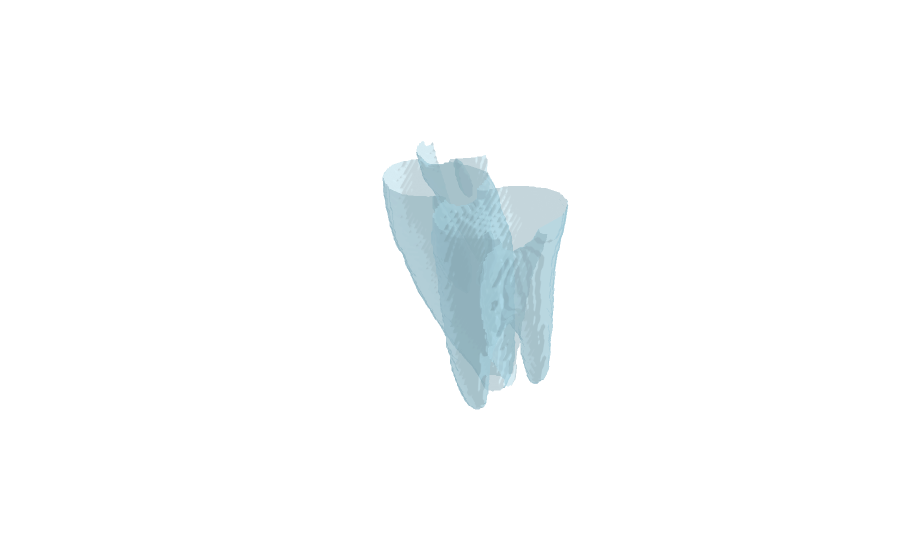
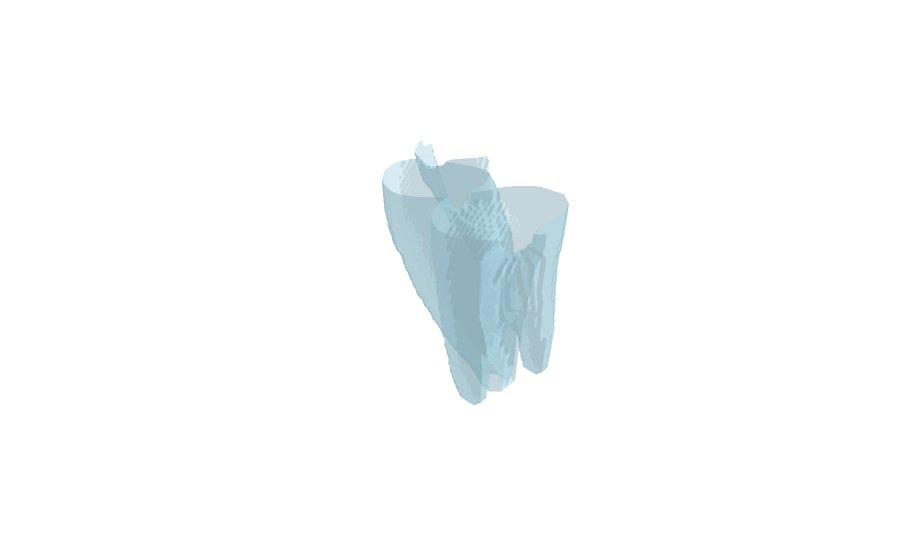

Write notebook code for charts like these, in order.
### Code cell
import sys
import os
import time
sys.path.append(os.getcwd().removesuffix('\\datasets'))
print(sys.path)
from torch.utils.data import DataLoader
import torch.nn.functional as F
from agh_class_segmentor import AGH_Class_Segmentor_Dataset
from data_prepare.utils_plot import plot_3d_fast
import numpy as np

dataset = AGH_Class_Segmentor_Dataset(data_directory='//iego/zeby/db1_v1.0', encode_coords=True)
dataloader = DataLoader(dataset, batch_size=1)
for image, mask in dataloader:
    print(np.unique(mask.numpy()))
    num = np.unique(mask.numpy())[1]
    clean_output = F.one_hot(mask.long(), num_classes=34)  #32 classes
    clean_output = clean_output.permute(0, 4, 1, 2, 3).float()

    print(mask.max(), mask.min())
    print(clean_output.max(), clean_output.min())
    print(image.max(), image.min())
    plot_3d_fast(image[0, 0].numpy(), threshold=0.9)
    print(image[0,1,0,0,0])
    print(image[0,2,0,0,0])
    print(image[0,3,0,0,0])
    time.sleep(7)
    print(clean_output[0, num].max())
    plot_3d_fast(clean_output[0, 0].numpy(), threshold=0.9)
    break

### Figure 1 — Plotly figure (JSON) as saved in the notebook; plotly's stock layout.template omitted (floating-point values rounded to 4 significant figures; data arrays with more than 128 entries replaced by an {"elided": "..."} marker saying what was removed)
{"data": [{"color": "lightblue", "i": {"elided": "68805 int values"}, "j": {"elided": "68805 int values"}, "k": {"elided": "68805 int values"}, "opacity": 0.5, "type": "mesh3d", "x": {"elided": "34792 float values"}, "y": {"elided": "34792 float values"}, "z": {"elided": "34792 float values"}}], "layout": {"scene": {"xaxis": {"visible": false}, "yaxis": {"visible": false}, "zaxis": {"visible": false}}}}

### Figure 2 — Plotly figure (JSON) as saved in the notebook; plotly's stock layout.template omitted (floating-point values rounded to 4 significant figures; data arrays with more than 128 entries replaced by an {"elided": "..."} marker saying what was removed)
{"data": [{"color": "lightblue", "i": {"elided": "62147 int values"}, "j": {"elided": "62147 int values"}, "k": {"elided": "62147 int values"}, "opacity": 0.5, "type": "mesh3d", "x": {"elided": "31437 float values"}, "y": {"elided": "31437 float values"}, "z": {"elided": "31437 float values"}}], "layout": {"scene": {"xaxis": {"visible": false}, "yaxis": {"visible": false}, "zaxis": {"visible": false}}}}
